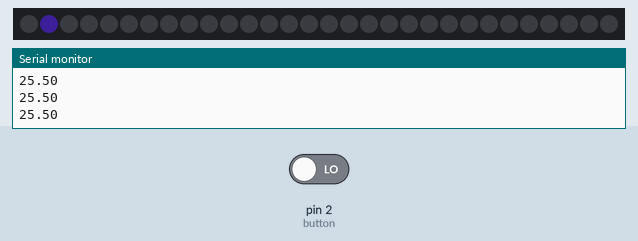
A sketch run on a simulated Arduino Uno, built with avr-gcc and run on an emulated ATmega328P. On the bench: 30 RGB LEDs in strip order, left to right, the last lines printed to the serial monitor. The test bench sets the inputs (shaded band); at power-on: pin 2 (button) LOW. Dim RGB values are drawn brighter than linear.

Above: at 0.17 s.
At 1.1 s:
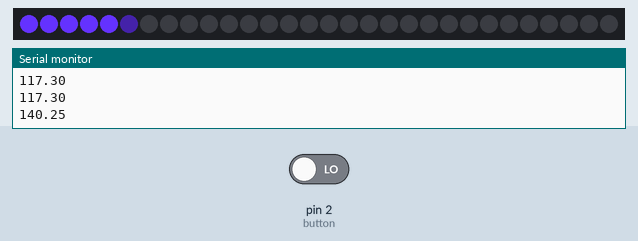
At 2.01 s:
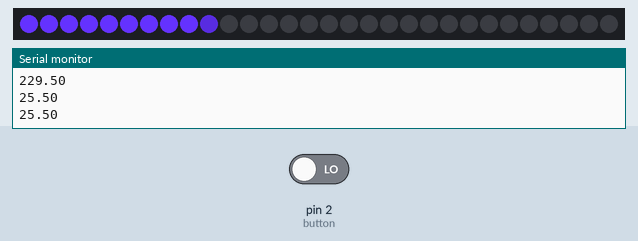
At 5.05 s:
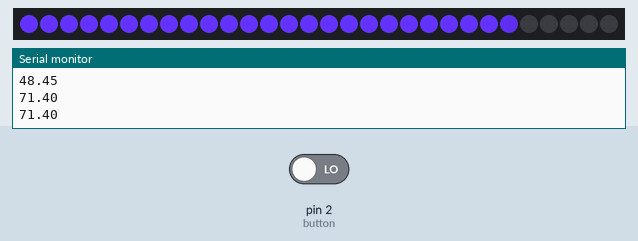
At 17.05 s:
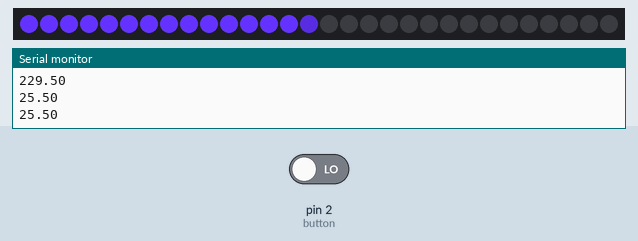
At 34.1 s:
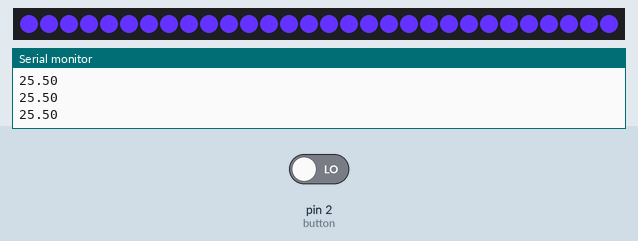

The sketch:

andrew_0.1.ino
```cpp
#include <math.h> //can't remember if needed, but anyway.

#include <Adafruit_NeoPixel.h>  //I use this lib because ... no reason. I always used this one, and maybe I'll switch to another one one day :). But for now it fits me.
#define PIN 6                   //pin number that you have connected your data pin to
#define PIXNUMBER 30            //number of neopixels you have connected

#define sps Serial.print(" ");   //Just a trick i use for shortening my serial monitor display commands.
#define spr Serial.println();    //

Adafruit_NeoPixel strip = Adafruit_NeoPixel(PIXNUMBER, PIN, NEO_GRB + NEO_KHZ800); //1. nuber defines number of pixels you have connected, 2. is number of the pin your data is connected to, 3 and 4 are other arguments but use these as they are default for most neopixels but refet to datasheet for other options


/* So down here are my Neopixel (NP) feedback functions.
 * It is not very optimised, but it works !
 * The principle is to have a "token" (just a boolean value) injected in the system.
 * As long the token is in the system (token = 1, or HIGH), the function displays the NP animation based on a timeline (that your create).
 * There are Timecodes (TC) and an chronometer (chrono). When the chrono value is between two timecodes, a certain NP behaviour is executed.
 * Quite simple : between 0ms and 1000ms, do something, between 1000 and 5000, do something else etc.
 * When it reaches the final TC, the token is "flushed down" (returns to 0 or LOW, same thing), and it waits for the next token to redisplay the pattern.
 *
 * This system is interesting in my project, because i don't need to permanently display NPs, and I sometimes need a different NP pattern.
 * But in yours, it could be used to test several pattern, keep your loop() code clean, and other things (I guess).
 */


bool playToken;                     //the token to activate this pattern
void playPatternOne(){              //a pattern function

  static unsigned long chrono ;                   //the chronometer, used as a reference to know when to trigger stuffs.
  static unsigned long timeTag ;                  //the timetag : moment when the token was injected. It keeps the chrono open as long as the function is executed.
  static unsigned long fileDuration = 6000 ;      //the time in milliseconds of your audio file. Needed to see the progression. For now let's imagine a 6 seconds long file.
                                                  //static means that all these datas only exists in this function.
                                                  //So if you want another NP pattern, you just can copy/past a function and don't care about inner variables names ! Just change the function name and token.

  static float red ;                //color values. float is better when you have to manipulate datas (divide, etc. But can't be negative !).
  static float green ;
  static float blue ;
  static float bright ;             //A value to control brightness. Never use strip.setBrightness(), this is slow and may cause some bugs.


  static int TC0 = 0 ;              //The timecode values. I begin with 0, but we can imagine a delayed feedback that starts at 500ms for instance.
  static int TC1 = fileDuration ;
  static int TC2 = TC1 + 1000 ; //As you told me, all pixels stays lit for 1 sec
  static int TC3 = TC2 + 2000 ; //And fades out for 2 secs.
  static float index ;              //a value i use for selecting a specific NP led.


  if (millis() - 100 > chrono + timeTag) { timeTag = millis(); }    //Ok, the tricky part... I don't really remember how I wrote this, but it works ! But it needs to be rewritten for understanding purpose. Later !
                                                                    //This is the function's time engine. It creates a timeTag at the very moment the function is triggered FOR THE FIRST TIME ! And keeps the chrono updated compared to the timetag.
                                                                    //It's for the convenient part, so we just have to worry about designing a pretty timeline-based effect.
            chrono = millis() - timeTag;                              //Part of the time engine ...

//////////////////////////////////////////////////////////////////////And from this part, you can design whatever you want !
  //Serial.println(chrono);
  red = 100 ;                             //For now, the strip will only go blue. We'll change this later
  green = 50 ;
  blue = 255 ;

  //First step "NP to ramp up in a single color, one pixel at a time, until all pixels are lit."
  if (chrono>TC0 && chrono<TC1) {                                          //"if" function to trigger events, just put the right timecodes. Here, it begins at 0, the first function's triggering, to TC1, the end of your soundfile
    for(int i=0 ; i < index ; i++) {strip.setPixelColor(i, 0, 0, 0);}    //set all leds to 0, but don't show() ! It prevents for lights to stay lit when not desired.

    bright = 100 ; //in percentage

    index = map(chrono, TC0, TC1, 0, PIXNUMBER * 10 );       //map() function. So the index goes from 0 to your number of NP leds (PIXNUMBER) proportionally with your soundfile
    index /= 10 ;                                            //I put "PIXNUMBER * 10" and just after: "/= 10" to have a real float number. So the next led could have a diming effect

    int intLed = index ;                                 //This is a trick to separate integers from floats numbers
    float remainingDim = index - intLed ;                //in remainingDim, we have a number between 0 (included) and 1. The intensity of the last led, to smooth all this

    //Here, i use my index variable so know wich NP to lit.
    for (int j=0 ; j < index ; j++) {       //select NP from 0 to index, where j is the pixel number
      red   *= bright/100 ;
      green *= bright/100 ;
      blue  *= bright/100 ;
      strip.setPixelColor(j, red, green, blue);     //set them blue
    }


    int smoothingValue = 10 ;          //The beginning brightness of the Led in percent. 10 is good
                                       //Just because if the light begins at 0, it creates a harder effect

    remainingDim *= 100 ;
    remainingDim = map(remainingDim, 0, 100, smoothingValue, 100);     //So "remainingDim" will output a number between "smoothingValue" and "100"
    remainingDim /= 100 ;

    red   *= remainingDim * bright / 100 ;   //The calculation to dim the last Led
    green *= remainingDim * bright / 100 ;
    blue  *= remainingDim * bright / 100 ;

    Serial.println(blue);

    strip.setPixelColor(index + 1, red, green, blue);


    strip.show();      //display the NP. The less it is polled, the less to have a bug chances are. So let's keep it out of for () function
  }

  //Next step, just lit all pixels "All pixels should stay lit for about 1000ms"
  if (chrono>TC1 && chrono<TC2){

      for(int i=0; i<PIXNUMBER ; i++) {   //"for" used to tell wich pixels to lit. 0, then 0 and 1, then 0 and 1 and 2 etc ...
        bright = 100 ;    //stays at 100
        strip.setPixelColor(i, red*bright/100, green*bright/100, blue*bright/100);
      }
      strip.show();
  }

  //"then fade out for 2000ms." So be it.
  if (chrono>TC2 && chrono<TC3){
      bright = map(chrono, TC2, TC3, 100, 0);      //map function to ramp down. From TC2 to TC3, bright goes from 100 (percent) to 0.

      for(int i=0; i<PIXNUMBER ; i++) {
        strip.setPixelColor(i, red*bright/100, green*bright/100, blue*bright/100);
      }
      strip.show();
  }
  if (chrono>TC3 ) {
    for(int i=0 ; i<PIXNUMBER ; i++) {strip.setPixelColor(i, 0, 0, 0); strip.show();} //everybody shut down !
  playToken=LOW;   //flush the token down
  delay(5000);     //and delete this, it was just for the demo mode !
  }
}


////////////////////////////////////////////////////////////////////////////////////////////////////////
//////////////////////////////////////////// SETUP /////////////////////////////////////////////////////
////////////////////////////////////////////////////////////////////////////////////////////////////////
////////////////////////////////////////////////////////////////////////////////////////////////////////

void setup()
{
  strip.begin();
  strip.show();//sets all pixels to off state
  strip.setBrightness(255);     //only poll setBrightness once, in setup. Or not.

  Serial.begin(9600);
  Serial.println("Andrew' project V0.1");

}

////////////////////////////////////////////////////////////////////////////////////////////////////////
//////////////////////////////////////////// LOOP //////////////////////////////////////////////////////
////////////////////////////////////////////////////////////////////////////////////////////////////////
////////////////////////////////////////////////////////////////////////////////////////////////////////


void loop() {

  if (digitalRead(2)) {         //If button is pressed, the "token" (just a boolean) is created (so the button doesn't needs to stay pressed to see the effect ...). Add your soundfile play function here too (or a token for it :) ).
    playToken=1 ;
  }

  //For the demo mode only ! Delete this to work with your button
  playToken=1 ;

  if (playToken)   { playPatternOne();}     //If there's a token in the system, we call a function to begin the Neopixel animation.
                                            //At the end of the function, playToken goes to 0, so it stops.
                                            //A stop function is planned, soon.
}
```
